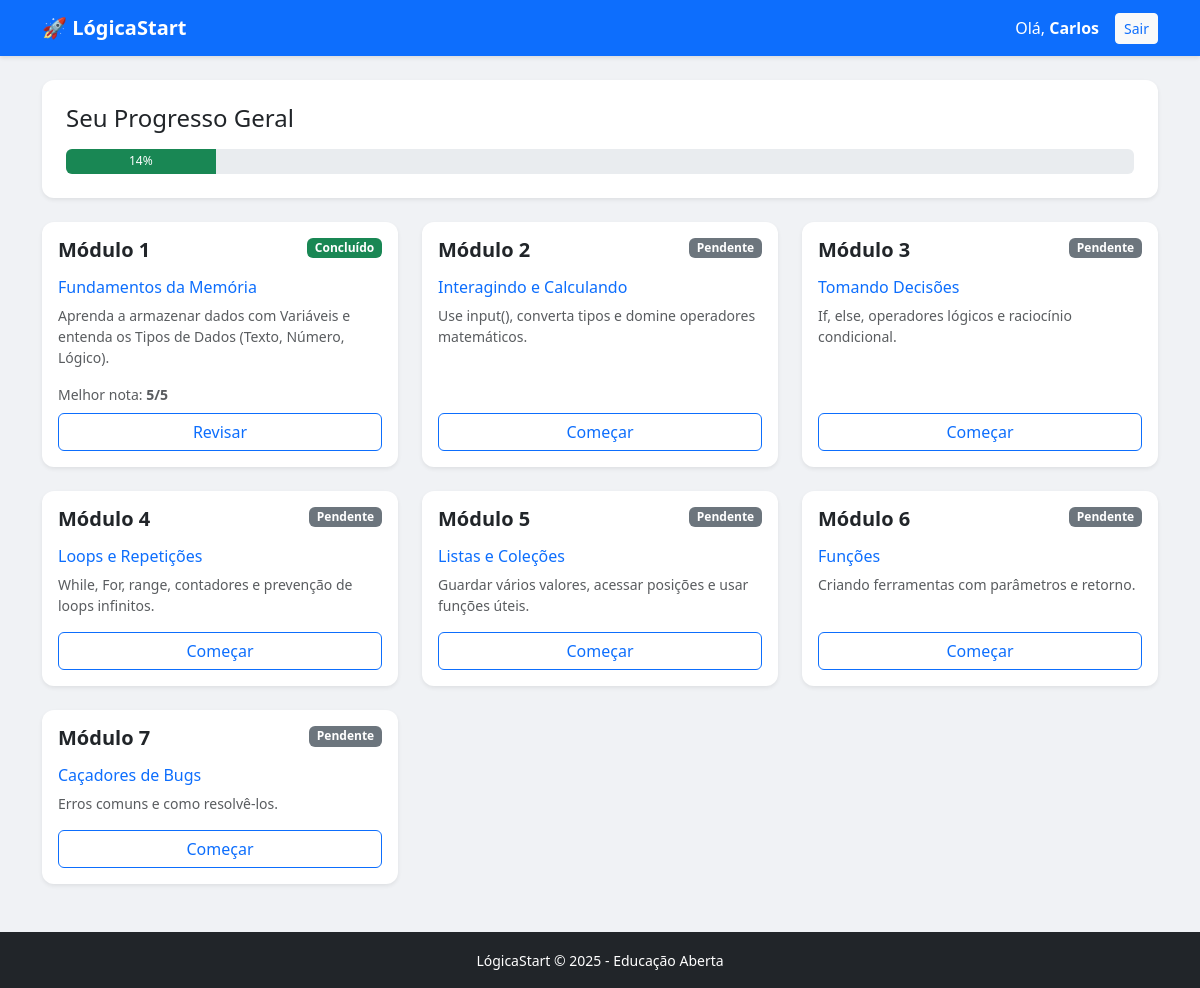
The page /dashboard (signed in) on the database its author committed.
### app/models.py (models this page shows)
class User(db.Model):
    id = db.Column(db.Integer, primary_key=True)
    name = db.Column(db.String(100), unique=True, nullable=False)
    created_at = db.Column(db.DateTime, default=datetime.utcnow)
    progress = db.relationship('Progress', backref='user', lazy=True)

class Progress(db.Model):
    id = db.Column(db.Integer, primary_key=True)
    user_id = db.Column(db.Integer, db.ForeignKey('user.id'), nullable=False)
    lesson_id = db.Column(db.Integer, nullable=False)
    score = db.Column(db.Integer, nullable=False)
    total_questions = db.Column(db.Integer, nullable=False)
    completed_at = db.Column(db.DateTime, default=datetime.utcnow)
    __table_args__ = (db.UniqueConstraint('user_id', 'lesson_id', name='_user_lesson_uc'),)

### app/routes.py (the view)
@main_bp.route('/dashboard')
def dashboard():
    user = get_current_user()
    if not user:
        return redirect(url_for('main.login'))
    user_progress = {p.lesson_id: p for p in user.progress}
    total_lessons = len(lessons_db)
    completed_count = len(user_progress)
    global_progress = int((completed_count / total_lessons) * 100)
    return render_template('dashboard.html',
                           user=user,
                           lessons=lessons_db,
                           progress=user_progress,
                           global_progress=global_progress)

### app/routes.py (called while the page is built)
def get_current_user():
    if 'user_id' in session:
        return User.query.get(session['user_id'])
    return None

### app/templates/dashboard.html (shortened to what this page needs)
{% extends 'base.html' %}
{% block content %}
<div class="row mb-4">
    <div class="col-12">
        <div class="card bg-white shadow-sm p-4">
            <h4>Seu Progresso Geral</h4>
            <div class="progress mt-2" style="height: 25px;">
                <div class="progress-bar bg-success" role="progressbar" style="width: {{ global_progress }}%">
                    {{ global_progress }}%
                </div>
            </div>
        </div>
    </div>
</div>
<div class="row g-4">
    {% for id, lesson in lessons.items() %}
    {% set status = progress.get(id) %}
    <div class="col-md-6 col-xl-4">
        <div class="card h-100 shadow-sm border-0">
            <div class="card-body d-flex flex-column">
                <div class="d-flex justify-content-between align-items-start mb-2">
                    <h5 class="card-title fw-bold">Módulo {{ id }}</h5>
                    {% if status %}
                        <span class="badge bg-success">Concluído</span>
                    {% else %}
                        <span class="badge bg-secondary">Pendente</span>
                    {% endif %}
                </div>
                <h6 class="text-primary">{{ lesson.title }}</h6>
                <p class="card-text text-muted small flex-grow-1">{{ lesson.description }}</p>
                {% if status %}
                    <p class="small text-muted mb-2">Melhor nota: <strong>{{ status.score }}/{{ status.total_questions }}</strong></p>
                {% endif %}
<a href="{{ url_for('main.lesson_content', lesson_id=id) }}" class="btn btn-outline-primary mt-auto">
    {% if status %}Revisar{% else %}Começar{% endif %}
</a>
            </div>
        </div>
    </div>
    {% endfor %}
</div>
{% endblock %}

### app/templates/base.html (shortened to what this page needs)
<!DOCTYPE html>
<html lang="pt-br">
<head>
    <link href="https://cdn.jsdelivr.net/npm/bootstrap@5.3.0/dist/css/bootstrap.min.css" rel="stylesheet">
    <link rel="stylesheet" href="{{ url_for('static', filename='style.css') }}">
</head>
<body class="d-flex flex-column min-vh-100">
    <nav class="navbar navbar-expand-lg navbar-dark bg-primary">
        <div class="container">
            <a class="navbar-brand fw-bold" href="{{ url_for('main.dashboard') }}">🚀 LógicaStart</a>
            {% if session.get('user_name') %}
            <div class="d-flex align-items-center">
                <span class="text-white me-3">Olá, <strong>{{ session.user_name }}</strong></span>
                <a href="{{ url_for('main.logout') }}" class="btn btn-sm btn-light text-primary">Sair</a>
            </div>
            {% endif %}
        </div>
    </nav>
    <div class="container mt-4 flex-grow-1">
        {% block content %}{% endblock %}
    </div>
    <footer class="bg-dark text-white text-center py-3 mt-5">
        <small>LógicaStart © 2025 - Educação Aberta</small>
    </footer>
</body>
</html>

### app/static/style.css (style rules this page uses)
body { background-color: #f0f2f5; font-family: 'Segoe UI', Tahoma, Geneva, Verdana, sans-serif; }
.card { border: none; border-radius: 12px; transition: transform 0.2s; }
.navbar { box-shadow: 0 2px 4px rgba(0,0,0,0.1); }

### rows shown on the page
User: user_name "Carlos"
Progress: score "5", total_questions "5"

### other values the page prints
{{ global_progress }} "14"
{{ id }} "1" "2" "3" "4" "5" "6" "7"
{{ lesson.title }} "Fundamentos da Memória" "Interagindo e Calculando" "Tomando Decisões" "Loops e Repetições" "Listas e Coleções" "Funções" "Caçadores de Bugs"
{{ lesson.description }} "Aprenda a armazenar dados com Variáveis e entenda os Tipos de Dados (Texto, Número, Lógico)." "Use input(), converta tipos e domine operadores matemáticos." "If, else, operadores lógicos e raciocínio condicional." "While, For, range, contadores e prevenção de loops infinitos." "Guardar vários valores, acessar posições e usar funções úteis." "Criando ferramentas com parâmetros e retorno." "Erros comuns e como resolvê-los."
